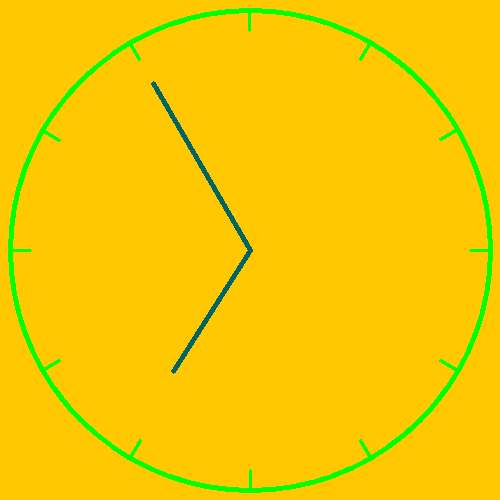
#> input picture Project_1/3/init/Data/clock1.png, 500 x 500 px
$ python -i detect_clock.py   (imports and definitions only)
#> lines starting #> are read from the running program, lines starting #| are printed output that depends on the picture
# coding: utf-8

import cv2
import numpy as np
import math
def detect_clock(binary_image):
    if len(binary_image.shape) == 3:
        gray = cv2.cvtColor(binary_image, cv2.COLOR_BGR2GRAY)
        binary = cv2.adaptiveThreshold(
            gray,
            255,
            cv2.ADAPTIVE_THRESH_MEAN_C,
            cv2.THRESH_BINARY,
            21,
            3
        )
    else:
        gray = binary_image
        binary = gray   # 🔥 بسیار مهم

    circles = cv2.HoughCircles(
        binary,
        cv2.HOUGH_GRADIENT,
        dp=1,
        minDist=300,
        param1=100,
        param2=20,
        minRadius=120,
        maxRadius=260
    )

    if circles is None:
        # اگر دایره‌ای پیدا نشد، تصویر ورودی را برگردان
        return cv2.cvtColor(gray, cv2.COLOR_GRAY2BGR)

    circles = np.uint16(np.around(circles))
    x, y, r = circles[0][0]
    center = (x, y)

    # لبه یابی برای پیدا کردن خطوط
    edges = cv2.Canny(binary, 50, 150, apertureSize=3)

    # پیدا کردن خطوط با HoughLinesP
    lines = cv2.HoughLinesP(edges,
                            rho=1,
                            theta=np.pi / 180,
                            threshold=100,
                            minLineLength=40,
                            maxLineGap=10)
    if lines is None:
        # اگر خطی پیدا نشد، فقط دایره را رسم کن و بازگردان
        new_image = cv2.cvtColor(gray, cv2.COLOR_GRAY2BGR)
        cv2.circle(new_image, (x, y), r, (0, 255, 0), 3)
        return new_image

    valid_lines = []
    x_center, y_center = x, y

    for line in lines:
        x1, y1, x2, y2 = line[0]

        d1 = np.sqrt((x1 - x_center) ** 2 + (y1 - y_center) ** 2)
        d2 = np.sqrt((x2 - x_center) ** 2 + (y2 - y_center) ** 2)

        length = np.sqrt((x2 - x1) ** 2 + (y2 - y1) ** 2)

        # فیلتر کردن خطوط کوتاه
        if length < 50:
            continue

        # حداقل یکی از نقاط باید به مرکز نزدیک باشد
        if d1 > 40 and d2 > 40:
            continue

        angle = np.arctan2(y2 - y1, x2 - x1)
        valid_lines.append((line[0], length, angle))

    if len(valid_lines) < 2:
        # اگر کمتر از دو خط معتبر پیدا شد، فقط دایره را رسم کن
        new_image = cv2.cvtColor(gray, cv2.COLOR_GRAY2BGR)
        cv2.circle(new_image, (x, y), r, (0, 255, 0), 3)
        return new_image

    # مرتب سازی خطوط بر اساس طول به صورت نزولی
    valid_lines.sort(key=lambda x: x[1], reverse=True)

    # حذف خطوط موازی (زاویه نزدیک به هم)
    filtered = []
    for coords, length, angle in valid_lines:
        if any(abs(angle - a) < 0.1 for (_, _, a) in filtered):
            continue
        filtered.append((coords, length, angle))

    if len(filtered) < 2:
        # اگر کمتر از دو خط پس از حذف موازی‌ها ماند، همان خطوط را استفاده کن
        filtered = valid_lines[:2]

    # انتخاب دو خط بلندترین (دقیقه) و دومین بلند (ساعت)
    line_minute, line_hour = filtered[0][0], filtered[1][0]

    # رسم خطوط و دایره روی تصویر رنگی
    new_image = cv2.cvtColor(gray, cv2.COLOR_GRAY2BGR)

    x1, y1, x2, y2 = line_minute
    cv2.line(new_image, (x1, y1), (x2, y2), (0, 255, 0), 3)  # سبز دقیقه

    x1, y1, x2, y2 = line_hour
    cv2.line(new_image, (x1, y1), (x2, y2), (0, 0, 255), 3)  # قرمز ساعت

    cv2.circle(new_image, (x, y), r, (0, 255, 0), 3)  # دایره سبز

    return line_hour, line_minute, center

>>> import cv2
>>> picture = cv2.imread('../Data/clock1.png', cv2.IMREAD_GRAYSCALE)
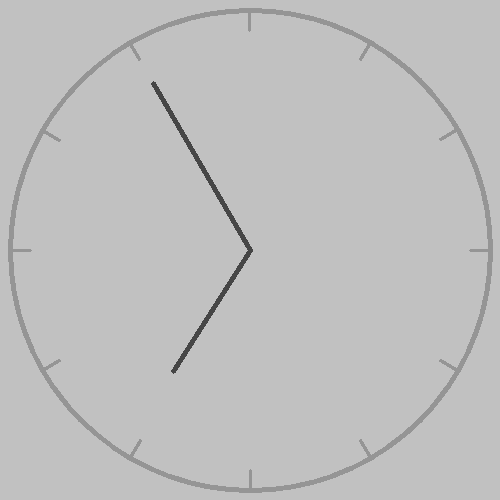
#> picture: shape (500, 500); min 70, max 193, mean 190.7
>>> result = detect_clock(picture)
#> in detect_clock, `circles = cv2.HoughCircles( binary, cv2.HOUGH_GRADIENT, dp=1, minDist=..`: circles = [[249.5, 249.5, 242.4]]
#> in detect_clock, `circles = np.uint16(np.around(circles))`: circles = [[250, 250, 242]]
#> in detect_clock, `x, y, r = circles[0][0]`: x = 250; r = 242
#> in detect_clock, `center = (x, y)`: center = (250, 250)
#> in detect_clock, `edges = cv2.Canny(binary, 50, 150, apertureSize=3)`:
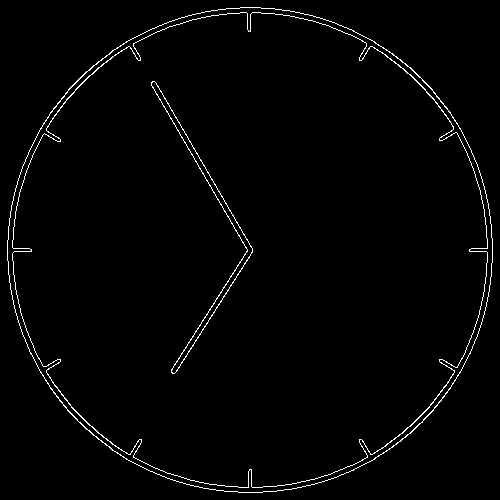
#> edges: shape (500, 500); 1.7% white in thin lines or dots
#> in detect_clock, `lines = cv2.HoughLinesP(edges, rho=1, theta=np.pi / 180, threshold=100..`: lines = [[151, 84, 250, 255], [156, 83, 252, 249], [174, 373, 252, 252], [171, 369, 235, 270]]
#> in detect_clock, `x_center, y_center = x, y`: x_center = 250
#> the loop in detect_clock, `for line in lines:` made 4 passes
#> (x1, y1, x2, y2, d1, d2, length, angle) on passes 1 to 4: (151, 84, 250, 255, 193.3, 5, 197.6, 1.05), (156, 83, 252, 249, 191.6, 2.24, 191.8, 1.05), (174, 373, 252, 252, 144.6, 2.83, 144, -0.998), (171, 369, 235, 270, 142.8, 25, 117.9, -0.997)
#> after the loop in detect_clock, `for line in lines:`: valid_lines = [([151, 84, 250, 255], 197.6, 1.05), ([156, 83, 252, 249], 191.8, 1.05), ([174, 373, 252, 252], 144, -0.998), ([171, 369, 235, 270], 117.9, -0.997)]
#> the loop in detect_clock, `for coords, length, angle in valid_lines:` made 4 passes
#> (coords, length, angle) on passes 1 to 4: ([151, 84, 250, 255], 197.6, 1.05), ([156, 83, 252, 249], 191.8, 1.05), ([174, 373, 252, 252], 144, -0.998), ([171, 369, 235, 270], 117.9, -0.997)
#> after the loop in detect_clock, `for coords, length, angle in valid_lines:`: filtered = [([151, 84, 250, 255], 197.6, 1.05), ([174, 373, 252, 252], 144, -0.998)]
#> in detect_clock, `line_minute, line_hour = filtered[0][0], filtered[1][0]`: line_minute = [151, 84, 250, 255]; line_hour = [174, 373, 252, 252]
#> in detect_clock, `x1, y1, x2, y2 = line_minute`: x1 = 151; y1 = 84; x2 = 250; y2 = 255
#> in detect_clock, `x1, y1, x2, y2 = line_hour`: x1 = 174; y1 = 373; x2 = 252
#> in detect_clock, `cv2.circle(new_image, (x, y), r, (0, 255, 0), 3)`:
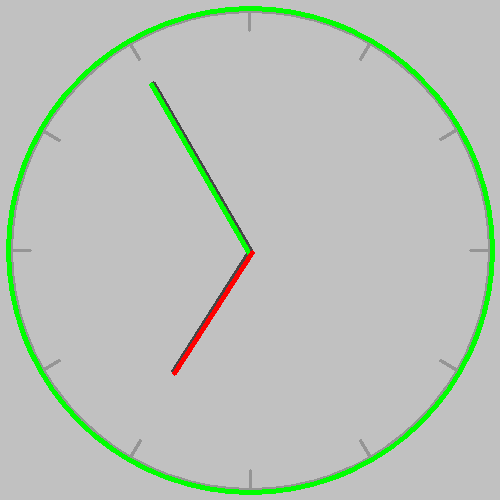
#> new_image: shape (500, 500, 3); mean B, G, R 184.9, 193.5, 185.6
#> result = ([174, 373, 252, 252], [151, 84, 250, 255], (250, 250))

$ run again, on Project_1/3/init/Data/clock2.png
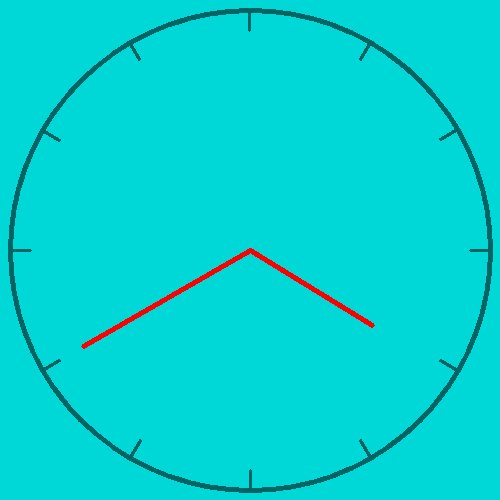
#> input picture Project_1/3/init/Data/clock2.png, 500 x 500 px
#> in detect_clock, `circles = cv2.HoughCircles( binary, cv2.HOUGH_GRADIENT, dp=1, minDist=..`: circles = [[249.5, 249.5, 242.4]]
#> in detect_clock, `circles = np.uint16(np.around(circles))`: circles = [[250, 250, 242]]
#> x = 250; r = 242
#> center = (250, 250)
#> in detect_clock, `edges = cv2.Canny(binary, 50, 150, apertureSize=3)`:
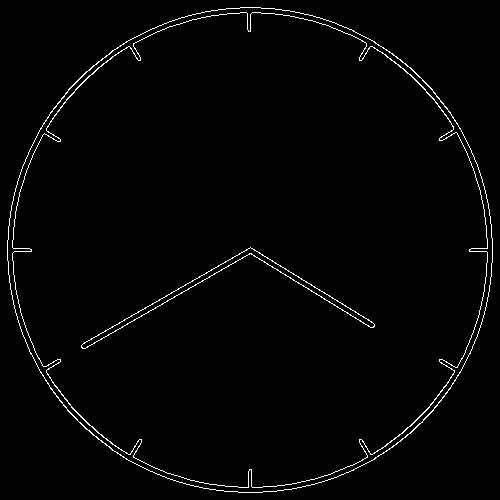
#> edges: shape (500, 500); 1.7% white in thin lines or dots
#> lines = [[81, 345, 249, 248], [84, 348, 255, 250], [275, 263, 372, 322]]
#> x_center = 250
#> the loop in detect_clock, `for line in lines:` made 3 passes
#> (x1, y1, x2, y2, d1, d2, length, angle) on passes 1 to 3: (81, 345, 249, 248, 193.9, 2.24, 194, -0.524), (84, 348, 255, 250, 192.8, 5, 197.1, -0.52), (275, 263, 372, 322, 28.18, 141.7, 113.5, 0.546)
#> after the loop in detect_clock, `for line in lines:`: valid_lines = [([81, 345, 249, 248], 194, -0.524), ([84, 348, 255, 250], 197.1, -0.52), ([275, 263, 372, 322], 113.5, 0.546)]
#> the loop in detect_clock, `for coords, length, angle in valid_lines:` made 3 passes
#> (coords, length, angle) on passes 1 to 3: ([84, 348, 255, 250], 197.1, -0.52), ([81, 345, 249, 248], 194, -0.524), ([275, 263, 372, 322], 113.5, 0.546)
#> after the loop in detect_clock, `for coords, length, angle in valid_lines:`: filtered = [([84, 348, 255, 250], 197.1, -0.52), ([275, 263, 372, 322], 113.5, 0.546)]
#> line_minute = [84, 348, 255, 250]; line_hour = [275, 263, 372, 322]
#> in detect_clock, `x1, y1, x2, y2 = line_minute`: x1 = 84; y1 = 348; x2 = 255; y2 = 250
#> in detect_clock, `x1, y1, x2, y2 = line_hour`: x1 = 275; y1 = 263; x2 = 372; y2 = 322
#> in detect_clock, `cv2.circle(new_image, (x, y), r, (0, 255, 0), 3)`:
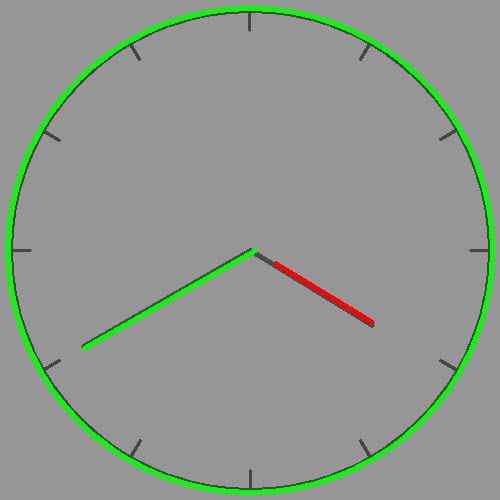
#> new_image: shape (500, 500, 3); mean B, G, R 143.1, 151.8, 143.7
#> result = ([275, 263, 372, 322], [84, 348, 255, 250], (250, 250))

$ run again, on Project_1/3/init/Data/clock4.png
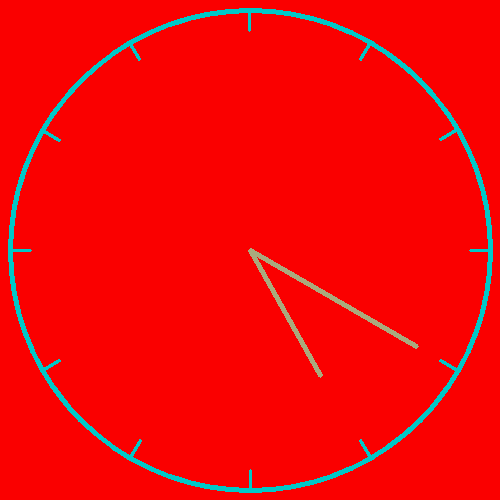
#> input picture Project_1/3/init/Data/clock4.png, 500 x 500 px
#> in detect_clock, `circles = cv2.HoughCircles( binary, cv2.HOUGH_GRADIENT, dp=1, minDist=..`: circles = [[249.5, 249.5, 242.4]]
#> in detect_clock, `circles = np.uint16(np.around(circles))`: circles = [[250, 250, 242]]
#> x = 250; r = 242
#> center = (250, 250)
#> in detect_clock, `edges = cv2.Canny(binary, 50, 150, apertureSize=3)`:
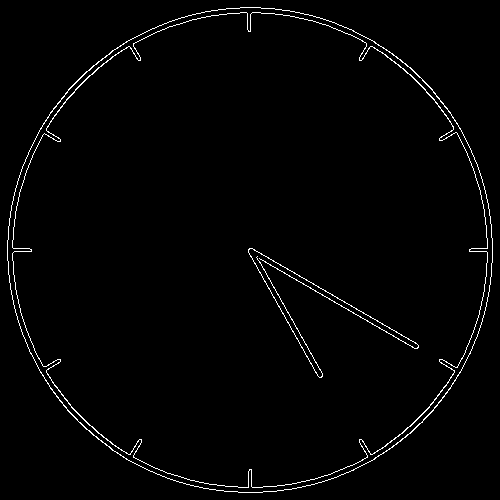
#> edges: shape (500, 500); 1.7% white in thin lines or dots
#> lines = [[251, 248, 416, 343], [248, 252, 415, 348], [256, 257, 315, 362], [248, 251, 317, 375]]
#> x_center = 250
#> the loop in detect_clock, `for line in lines:` made 4 passes
#> (x1, y1, x2, y2, d1, d2, length, angle) on passes 1 to 4: (251, 248, 416, 343, 2.24, 190.3, 190.4, 0.522), (248, 252, 415, 348, 2.83, 191.9, 192.6, 0.522), (256, 257, 315, 362, 9.22, 129.5, 120.4, 1.06), (248, 251, 317, 375, 2.24, 141.8, 141.9, 1.06)
#> after the loop in detect_clock, `for line in lines:`: valid_lines = [([251, 248, 416, 343], 190.4, 0.522), ([248, 252, 415, 348], 192.6, 0.522), ([256, 257, 315, 362], 120.4, 1.06), ([248, 251, 317, 375], 141.9, 1.06)]
#> the loop in detect_clock, `for coords, length, angle in valid_lines:` made 4 passes
#> (coords, length, angle) on passes 1 to 4: ([248, 252, 415, 348], 192.6, 0.522), ([251, 248, 416, 343], 190.4, 0.522), ([248, 251, 317, 375], 141.9, 1.06), ([256, 257, 315, 362], 120.4, 1.06)
#> after the loop in detect_clock, `for coords, length, angle in valid_lines:`: filtered = [([248, 252, 415, 348], 192.6, 0.522), ([248, 251, 317, 375], 141.9, 1.06)]
#> line_minute = [248, 252, 415, 348]; line_hour = [248, 251, 317, 375]
#> in detect_clock, `x1, y1, x2, y2 = line_minute`: y1 = 252; x2 = 415; y2 = 348
#> in detect_clock, `x1, y1, x2, y2 = line_hour`: y1 = 251; x2 = 317; y2 = 375
#> in detect_clock, `cv2.circle(new_image, (x, y), r, (0, 255, 0), 3)`:
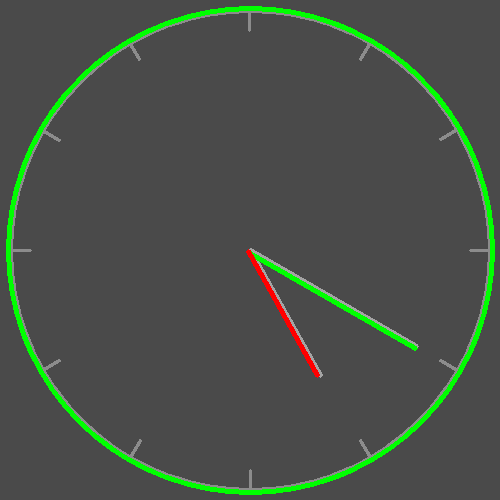
#> new_image: shape (500, 500, 3); mean B, G, R 72.6, 81.2, 73.3
#> result = ([248, 251, 317, 375], [248, 252, 415, 348], (250, 250))
